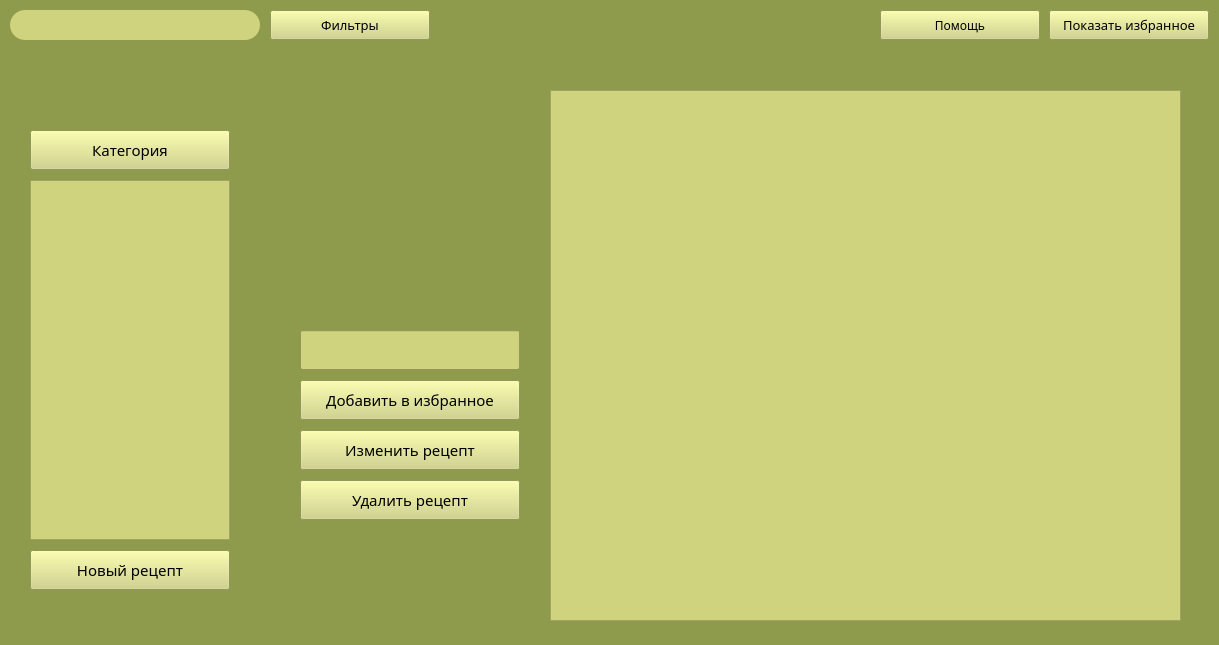
<?xml version="1.0" encoding="UTF-8"?>
<ui version="4.0">
 <class>MainWindow</class>
 <widget class="QMainWindow" name="MainWindow">
  <property name="enabled">
   <bool>true</bool>
  </property>
  <property name="geometry">
   <rect>
    <x>0</x>
    <y>0</y>
    <width>1219</width>
    <height>645</height>
   </rect>
  </property>
  <property name="sizePolicy">
   <sizepolicy hsizetype="Fixed" vsizetype="Fixed">
    <horstretch>0</horstretch>
    <verstretch>0</verstretch>
   </sizepolicy>
  </property>
  <property name="minimumSize">
   <size>
    <width>1219</width>
    <height>645</height>
   </size>
  </property>
  <property name="maximumSize">
   <size>
    <width>1219</width>
    <height>645</height>
   </size>
  </property>
  <property name="cursor">
   <cursorShape>ArrowCursor</cursorShape>
  </property>
  <property name="mouseTracking">
   <bool>false</bool>
  </property>
  <property name="windowTitle">
   <string>Avocado</string>
  </property>
  <property name="windowIcon">
   <iconset>
    <normaloff>../src/icon.png</normaloff>../src/icon.png</iconset>
  </property>
  <property name="styleSheet">
   <string notr="true">#MainWindow {background-color: rgb(142, 154, 76)}
QPushButton {background-color: rgb(207, 211, 126);;
	border-width: 0px;}
QPushButton:hover {background-color: rgb(207, 240, 126);;
	border-width: 0px;}
QLineEdit {background-color: rgb(207, 211, 126)}
#nameEdit {border-radius: 15px;
	border-width: 1px;
	min-height: 30px;
	max-height: 30px;
	min-width: 250px;
	max-width: 250px;}
#searchBox {
	border-radius: 15px;
	border-width: 1px;
	min-height: 30px;
	max-height: 30px;
	min-width: 250px;
	max-width: 250px;
	border-color: green }
#recipesTable {background-color: rgb(207, 211, 126)}
#outputBox  {background-color: rgb(207, 211, 126)}


</string>
  </property>
  <widget class="QWidget" name="centralwidget">
   <widget class="QPushButton" name="bestButton">
    <property name="geometry">
     <rect>
      <x>1049</x>
      <y>10</y>
      <width>160</width>
      <height>30</height>
     </rect>
    </property>
    <property name="font">
     <font>
      <family>Calibri Light</family>
      <pointsize>10</pointsize>
     </font>
    </property>
    <property name="cursor">
     <cursorShape>PointingHandCursor</cursorShape>
    </property>
    <property name="text">
     <string>Показать избранное</string>
    </property>
   </widget>
   <widget class="QLineEdit" name="searchBox">
    <property name="geometry">
     <rect>
      <x>10</x>
      <y>10</y>
      <width>250</width>
      <height>30</height>
     </rect>
    </property>
    <property name="font">
     <font>
      <family>Calibri Light</family>
      <pointsize>10</pointsize>
     </font>
    </property>
    <property name="cursor">
     <cursorShape>IBeamCursor</cursorShape>
    </property>
    <property name="inputMask">
     <string/>
    </property>
    <property name="text">
     <string/>
    </property>
    <property name="frame">
     <bool>true</bool>
    </property>
   </widget>
   <widget class="QTextEdit" name="outputBox">
    <property name="enabled">
     <bool>true</bool>
    </property>
    <property name="geometry">
     <rect>
      <x>550</x>
      <y>90</y>
      <width>631</width>
      <height>531</height>
     </rect>
    </property>
    <property name="font">
     <font>
      <family>Calibri Light</family>
      <pointsize>11</pointsize>
     </font>
    </property>
    <property name="cursor" stdset="0">
     <cursorShape>IBeamCursor</cursorShape>
    </property>
    <property name="readOnly">
     <bool>true</bool>
    </property>
   </widget>
   <widget class="QPushButton" name="categoriesButton">
    <property name="geometry">
     <rect>
      <x>30</x>
      <y>130</y>
      <width>200</width>
      <height>40</height>
     </rect>
    </property>
    <property name="font">
     <font>
      <family>Calibri Light</family>
      <pointsize>11</pointsize>
     </font>
    </property>
    <property name="text">
     <string>Категория</string>
    </property>
   </widget>
   <widget class="QTableView" name="recipesTable">
    <property name="geometry">
     <rect>
      <x>30</x>
      <y>180</y>
      <width>200</width>
      <height>360</height>
     </rect>
    </property>
    <property name="font">
     <font>
      <family>Calibri Light</family>
     </font>
    </property>
   </widget>
   <widget class="QPushButton" name="addButton">
    <property name="geometry">
     <rect>
      <x>30</x>
      <y>550</y>
      <width>200</width>
      <height>40</height>
     </rect>
    </property>
    <property name="font">
     <font>
      <family>Calibri Light</family>
      <pointsize>11</pointsize>
     </font>
    </property>
    <property name="text">
     <string>Новый рецепт</string>
    </property>
   </widget>
   <widget class="QPushButton" name="edit_bestButton">
    <property name="geometry">
     <rect>
      <x>300</x>
      <y>380</y>
      <width>220</width>
      <height>40</height>
     </rect>
    </property>
    <property name="font">
     <font>
      <family>Calibri Light</family>
      <pointsize>11</pointsize>
     </font>
    </property>
    <property name="text">
     <string>Добавить в избранное</string>
    </property>
   </widget>
   <widget class="QLabel" name="picLabel">
    <property name="geometry">
     <rect>
      <x>300</x>
      <y>90</y>
      <width>220</width>
      <height>220</height>
     </rect>
    </property>
    <property name="text">
     <string/>
    </property>
   </widget>
   <widget class="QPushButton" name="editButton">
    <property name="geometry">
     <rect>
      <x>300</x>
      <y>430</y>
      <width>220</width>
      <height>40</height>
     </rect>
    </property>
    <property name="font">
     <font>
      <family>Calibri Light</family>
      <pointsize>11</pointsize>
     </font>
    </property>
    <property name="text">
     <string>Изменить рецепт</string>
    </property>
   </widget>
   <widget class="QPushButton" name="deleteButton">
    <property name="geometry">
     <rect>
      <x>300</x>
      <y>480</y>
      <width>220</width>
      <height>40</height>
     </rect>
    </property>
    <property name="font">
     <font>
      <family>Calibri Light</family>
      <pointsize>11</pointsize>
     </font>
    </property>
    <property name="text">
     <string>Удалить рецепт</string>
    </property>
   </widget>
   <widget class="QLineEdit" name="nameLabel">
    <property name="geometry">
     <rect>
      <x>300</x>
      <y>330</y>
      <width>220</width>
      <height>40</height>
     </rect>
    </property>
    <property name="minimumSize">
     <size>
      <width>220</width>
      <height>40</height>
     </size>
    </property>
    <property name="maximumSize">
     <size>
      <width>220</width>
      <height>40</height>
     </size>
    </property>
    <property name="font">
     <font>
      <family>Calibri Light</family>
      <pointsize>10</pointsize>
     </font>
    </property>
    <property name="readOnly">
     <bool>true</bool>
    </property>
   </widget>
   <widget class="QPushButton" name="filterButton">
    <property name="geometry">
     <rect>
      <x>270</x>
      <y>10</y>
      <width>160</width>
      <height>30</height>
     </rect>
    </property>
    <property name="font">
     <font>
      <family>Calibri Light</family>
      <pointsize>10</pointsize>
     </font>
    </property>
    <property name="text">
     <string>Фильтры</string>
    </property>
   </widget>
   <widget class="QPushButton" name="helpButton">
    <property name="geometry">
     <rect>
      <x>880</x>
      <y>10</y>
      <width>160</width>
      <height>30</height>
     </rect>
    </property>
    <property name="font">
     <font>
      <family>Calibri Light</family>
      <pointsize>9</pointsize>
     </font>
    </property>
    <property name="text">
     <string>Помощь</string>
    </property>
   </widget>
   <zorder>bestButton</zorder>
   <zorder>outputBox</zorder>
   <zorder>categoriesButton</zorder>
   <zorder>recipesTable</zorder>
   <zorder>addButton</zorder>
   <zorder>edit_bestButton</zorder>
   <zorder>picLabel</zorder>
   <zorder>editButton</zorder>
   <zorder>deleteButton</zorder>
   <zorder>nameLabel</zorder>
   <zorder>searchBox</zorder>
   <zorder>filterButton</zorder>
   <zorder>helpButton</zorder>
  </widget>
 </widget>
 <resources/>
 <connections/>
</ui>
